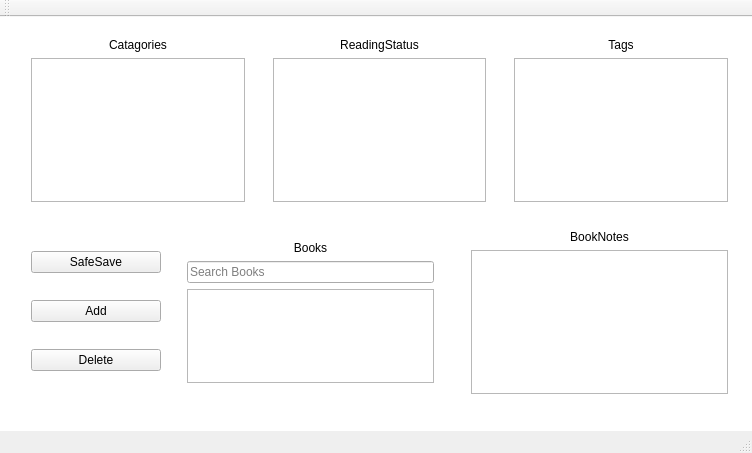
<?xml version="1.0" encoding="UTF-8"?>
<ui version="4.0">
 <class>MassoudBooksQtVrClass</class>
 <widget class="QMainWindow" name="MassoudBooksQtVrClass">
  <property name="geometry">
   <rect>
    <x>0</x>
    <y>0</y>
    <width>752</width>
    <height>453</height>
   </rect>
  </property>
  <property name="windowTitle">
   <string>MassoudBooksQtVr</string>
  </property>
  <widget class="QWidget" name="centralWidget">
   <property name="styleSheet">
    <string notr="true">#centralWidget{
background-color: white;
}</string>
   </property>
   <widget class="QFrame" name="GridFrame_Main">
    <property name="geometry">
     <rect>
      <x>9</x>
      <y>-1</y>
      <width>741</width>
      <height>400</height>
     </rect>
    </property>
    <property name="styleSheet">
     <string notr="true"/>
    </property>
    <layout class="QGridLayout" name="MainGridLayout">
     <item row="1" column="0">
      <layout class="QHBoxLayout" name="horizontalLayoutDown" stretch="0,0,0">
       <property name="spacing">
        <number>4</number>
       </property>
       <property name="leftMargin">
        <number>0</number>
       </property>
       <property name="rightMargin">
        <number>0</number>
       </property>
       <item>
        <widget class="QFrame" name="ButtonsVLayout">
         <property name="enabled">
          <bool>true</bool>
         </property>
         <property name="sizePolicy">
          <sizepolicy hsizetype="Maximum" vsizetype="Preferred">
           <horstretch>0</horstretch>
           <verstretch>0</verstretch>
          </sizepolicy>
         </property>
         <property name="minimumSize">
          <size>
           <width>152</width>
           <height>0</height>
          </size>
         </property>
         <layout class="QVBoxLayout" name="verticalLayout_6">
          <item>
           <widget class="QPushButton" name="SafeSave_Btn">
            <property name="text">
             <string>SafeSave</string>
            </property>
           </widget>
          </item>
          <item>
           <widget class="QPushButton" name="Add_Btn">
            <property name="text">
             <string>Add</string>
            </property>
           </widget>
          </item>
          <item>
           <widget class="QPushButton" name="Delete_Btn">
            <property name="text">
             <string>Delete</string>
            </property>
           </widget>
          </item>
         </layout>
        </widget>
       </item>
       <item>
        <widget class="QFrame" name="BooksVFrame">
         <property name="sizePolicy">
          <sizepolicy hsizetype="Minimum" vsizetype="Preferred">
           <horstretch>0</horstretch>
           <verstretch>0</verstretch>
          </sizepolicy>
         </property>
         <property name="minimumSize">
          <size>
           <width>0</width>
           <height>0</height>
          </size>
         </property>
         <property name="sizeIncrement">
          <size>
           <width>0</width>
           <height>0</height>
          </size>
         </property>
         <property name="baseSize">
          <size>
           <width>0</width>
           <height>0</height>
          </size>
         </property>
         <layout class="QVBoxLayout" name="verticalLayout_5" stretch="0">
          <property name="spacing">
           <number>6</number>
          </property>
          <property name="sizeConstraint">
           <enum>QLayout::SetDefaultConstraint</enum>
          </property>
          <property name="leftMargin">
           <number>0</number>
          </property>
          <item>
           <widget class="QFrame" name="verticalFrame_4">
            <layout class="QVBoxLayout" name="BooksVLayout">
             <item>
              <widget class="QLabel" name="Books_Label">
               <property name="text">
                <string>Books</string>
               </property>
               <property name="alignment">
                <set>Qt::AlignHCenter|Qt::AlignTop</set>
               </property>
              </widget>
             </item>
             <item>
              <widget class="QLineEdit" name="BooksSearchTextBox">
               <property name="sizePolicy">
                <sizepolicy hsizetype="Ignored" vsizetype="Fixed">
                 <horstretch>0</horstretch>
                 <verstretch>0</verstretch>
                </sizepolicy>
               </property>
               <property name="whatsThis">
                <string/>
               </property>
               <property name="inputMask">
                <string/>
               </property>
               <property name="placeholderText">
                <string>Search Books</string>
               </property>
              </widget>
             </item>
             <item>
              <widget class="QListView" name="listView_4">
               <property name="sizePolicy">
                <sizepolicy hsizetype="Ignored" vsizetype="Ignored">
                 <horstretch>0</horstretch>
                 <verstretch>1</verstretch>
                </sizepolicy>
               </property>
              </widget>
             </item>
            </layout>
           </widget>
          </item>
         </layout>
        </widget>
       </item>
       <item>
        <widget class="QFrame" name="BookNotesVFrame">
         <layout class="QVBoxLayout" name="Book_NotesVLayout">
          <item>
           <widget class="QLabel" name="BookNotes_Label">
            <property name="text">
             <string>BookNotes</string>
            </property>
            <property name="alignment">
             <set>Qt::AlignHCenter|Qt::AlignTop</set>
            </property>
           </widget>
          </item>
          <item>
           <widget class="QListView" name="listView_5">
            <property name="sizePolicy">
             <sizepolicy hsizetype="Ignored" vsizetype="Ignored">
              <horstretch>0</horstretch>
              <verstretch>1</verstretch>
             </sizepolicy>
            </property>
           </widget>
          </item>
         </layout>
        </widget>
       </item>
      </layout>
     </item>
     <item row="0" column="0">
      <layout class="QHBoxLayout" name="horizontalLayoutUp">
       <property name="spacing">
        <number>6</number>
       </property>
       <item>
        <widget class="QFrame" name="CatagoriesVFrame">
         <layout class="QVBoxLayout" name="CatagoriesVLayout">
          <item>
           <widget class="QLabel" name="Catagories_Label">
            <property name="text">
             <string>Catagories</string>
            </property>
            <property name="alignment">
             <set>Qt::AlignHCenter|Qt::AlignTop</set>
            </property>
           </widget>
          </item>
          <item>
           <widget class="QListView" name="listView">
            <property name="sizePolicy">
             <sizepolicy hsizetype="Ignored" vsizetype="Ignored">
              <horstretch>0</horstretch>
              <verstretch>1</verstretch>
             </sizepolicy>
            </property>
           </widget>
          </item>
         </layout>
        </widget>
       </item>
       <item>
        <widget class="QFrame" name="ReadingStatusVFrame">
         <layout class="QVBoxLayout" name="ReadingStatusVLayout">
          <item>
           <widget class="QLabel" name="ReadingStatus_Label">
            <property name="text">
             <string>ReadingStatus</string>
            </property>
            <property name="alignment">
             <set>Qt::AlignHCenter|Qt::AlignTop</set>
            </property>
           </widget>
          </item>
          <item>
           <widget class="QListView" name="listView_2">
            <property name="sizePolicy">
             <sizepolicy hsizetype="Ignored" vsizetype="Ignored">
              <horstretch>0</horstretch>
              <verstretch>1</verstretch>
             </sizepolicy>
            </property>
           </widget>
          </item>
         </layout>
        </widget>
       </item>
       <item>
        <widget class="QFrame" name="TagsVFrame">
         <layout class="QVBoxLayout" name="TagsVLayout">
          <item>
           <widget class="QLabel" name="Tags_Label">
            <property name="text">
             <string>Tags</string>
            </property>
            <property name="alignment">
             <set>Qt::AlignHCenter|Qt::AlignTop</set>
            </property>
           </widget>
          </item>
          <item>
           <widget class="QListView" name="listView_3">
            <property name="sizePolicy">
             <sizepolicy hsizetype="Ignored" vsizetype="Ignored">
              <horstretch>0</horstretch>
              <verstretch>1</verstretch>
             </sizepolicy>
            </property>
           </widget>
          </item>
         </layout>
        </widget>
       </item>
      </layout>
     </item>
    </layout>
   </widget>
  </widget>
  <widget class="QMenuBar" name="menuBar">
   <property name="geometry">
    <rect>
     <x>0</x>
     <y>0</y>
     <width>752</width>
     <height>21</height>
    </rect>
   </property>
  </widget>
  <widget class="QToolBar" name="mainToolBar">
   <attribute name="toolBarArea">
    <enum>TopToolBarArea</enum>
   </attribute>
   <attribute name="toolBarBreak">
    <bool>false</bool>
   </attribute>
  </widget>
  <widget class="QStatusBar" name="statusBar"/>
 </widget>
 <layoutdefault spacing="6" margin="11"/>
 <resources>
  <include location="MassoudBooksQtVr.qrc"/>
 </resources>
 <connections/>
</ui>
